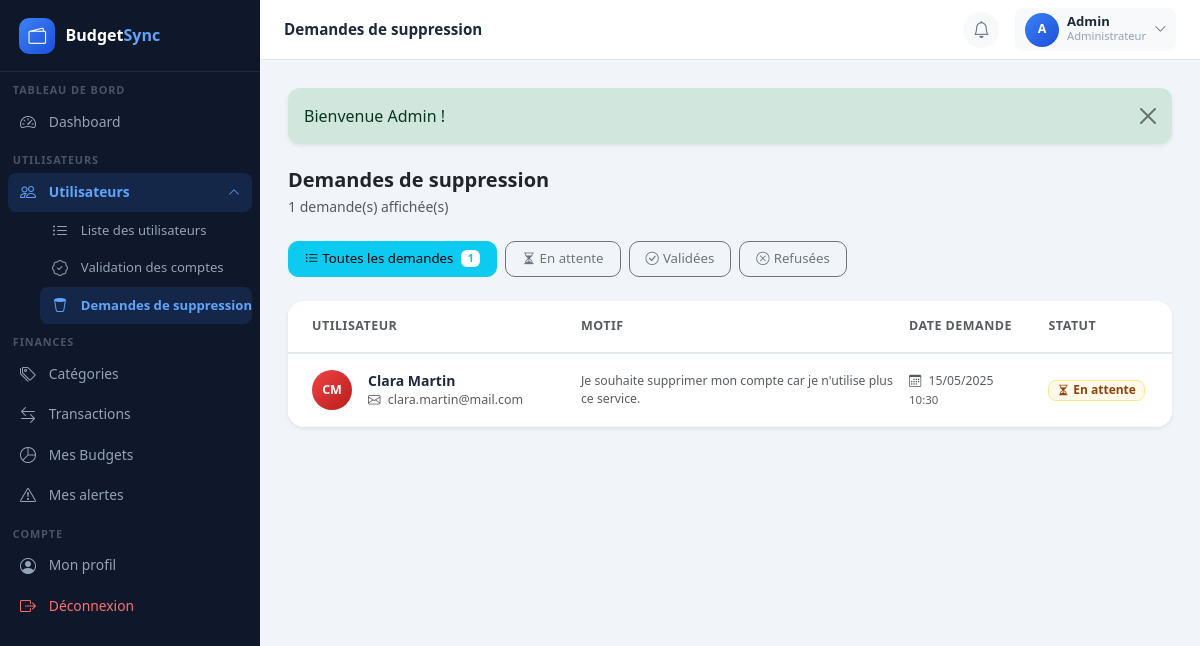
The app's page /index.php?page=admin_demandes (signed in) with its own data.
### tables this page shows
CREATE TABLE `utilisateurs` (
  `id` int(11) NOT NULL,
  `nom` varchar(100) NOT NULL,
  `prenom` varchar(100) NOT NULL,
  `email` varchar(150) NOT NULL,
  `mot_de_passe` varchar(255) NOT NULL,
  `role` enum('admin','utilisateur') DEFAULT 'utilisateur',
  `statut` enum('actif','en_attente','bloque','suspendu') DEFAULT 'en_attente',
  `date_inscription` datetime DEFAULT current_timestamp(),
  `derniere_connexion` datetime DEFAULT NULL
);

CREATE TABLE `demandes_suppression` (
  `id` int(11) NOT NULL,
  `user_id` int(11) NOT NULL,
  `motif` text DEFAULT NULL,
  `nom_utilisateur` varchar(100) DEFAULT NULL,
  `prenom_utilisateur` varchar(100) DEFAULT NULL,
  `statut` enum('en_attente','validee','refusee') DEFAULT 'en_attente',
  `date_demande` datetime DEFAULT current_timestamp()
);

### backend/controllers/AdminController.php (called while the page is built, shortened)
<?php
require_once __DIR__ . '/../middlewares/auth.php';
require_once __DIR__ . '/../models/UserModel.php';
require_once __DIR__ . '/../config/database.php';
class AdminController
{
    private UserModel $userModel;
    public function __construct()
    {
        requiertAdmin();
        $this->userModel = new UserModel();
    }
    public function demandesSuppression(): void
    {
        $pageTitle = 'Demandes de suppression';
        $filtreStatut = $_GET['statut'] ?? 'all';
        if ($filtreStatut === 'all') {
            $demandes = $this->userModel->toutesLesDemandesSuppression();
        } else {
            $demandes = $this->userModel->demandesSuppressionParStatut($filtreStatut);
        }
        require_once __DIR__ . '/../../frontend/pages/admin/demandes_suppression.php';
    }
}

### backend/middlewares/auth.php (called while the page is built, shortened)
<?php
function requiertConnexion(): void
{
    require_once __DIR__ . '/../models/UserModel.php';
    $model = new UserModel();
    $user = $model->trouverParId($_SESSION['user_id']);
}
function estAdmin(): bool
{
    return isset($_SESSION['role']) && $_SESSION['role'] === 'admin';
}
function requiertAdmin(): void
{
    requiertConnexion();
}
function utilisateurConnecte(): array
{
    return [
        'id'     => $_SESSION['user_id'] ?? null,
        'nom'    => $_SESSION['nom']     ?? '',
        'prenom' => $_SESSION['prenom']  ?? '',
        'email'  => $_SESSION['email']   ?? '',
        'role'   => $_SESSION['role']    ?? 'utilisateur',
    ];
}
function getFlash(): ?array
{
    if (isset($_SESSION['flash'])) {
        $f = $_SESSION['flash'];
        return $f;
    }
    return null;
}

### backend/models/UserModel.php (called while the page is built, shortened)
<?php
require_once __DIR__ . '/../config/database.php';
class UserModel
{
    private PDO $pdo;
    public function __construct() { $this->pdo = getDB(); }
    public function trouverParId(int $id): array|false
    {
        $s = $this->pdo->prepare('SELECT * FROM utilisateurs WHERE id=? LIMIT 1');
        $s->execute([$id]);
        return $s->fetch();
    }
    public function toutesLesDemandesSuppression(): array
{
    $s = $this->pdo->prepare(
        "SELECT ds.*,
                COALESCE(u.nom, ds.nom_utilisateur) AS nom,
                COALESCE(u.prenom, ds.prenom_utilisateur) AS prenom,
                COALESCE(u.email, '(compte supprimé)') AS email
         FROM demandes_suppression ds
         LEFT JOIN utilisateurs u ON u.id = ds.user_id
         ORDER BY ds.date_demande DESC"
    );
    $s->execute();
    return $s->fetchAll();
}
}

### backend/config/database.php (called while the page is built, shortened)
<?php
function getDB(): PDO
{
    static $pdo = null;
    if ($pdo === null) {
        $dsn = 'mysql:host=' . DB_HOST . ';dbname=' . DB_NAME . ';charset=' . DB_CHARSET;
        $options = [
            PDO::ATTR_ERRMODE            => PDO::ERRMODE_EXCEPTION,
            PDO::ATTR_DEFAULT_FETCH_MODE => PDO::FETCH_ASSOC,
            PDO::ATTR_EMULATE_PREPARES   => false,
        ];
        try {
            $pdo = new PDO($dsn, DB_USER, DB_PASS, $options);
        } catch (PDOException $e) {
            die('Erreur de connexion à la base de données.');
        }
    }
    return $pdo;
}

### frontend/pages/admin/demandes_suppression.php (the view, shortened to what this page needs)
<?php
require_once __DIR__ . '/../partials/header.php';
$filtreStatut = $_GET['statut'] ?? 'all';
$filtres = [
    'all' => [
        'label' => 'Toutes les demandes',
        'cls'   => 'info',
        'icon'  => 'bi-list-ul'
    ],
    'en_attente' => [
        'label' => 'En attente',
        'cls'   => 'warning',
        'icon'  => 'bi-hourglass-split'
    ],
    'validee' => [
        'label' => 'Validées',
        'cls'   => 'success',
        'icon'  => 'bi-check-circle'
    ],
    'refusee' => [
        'label' => 'Refusées',
        'cls'   => 'danger',
        'icon'  => 'bi-x-circle'
    ],
];
?>
<div class="d-flex align-items-center justify-content-between mb-4 flex-wrap gap-3">
    <div>
        <h5 class="fw-bold mb-1 text-dark">Demandes de suppression</h5>
        <p class="text-muted small mb-0"><?= count($demandes) ?> demande(s) affichée(s)</p>
    </div>
</div>
<div class="d-flex gap-2 mb-4 flex-wrap">
    <?php foreach ($filtres as $val => $cfg): ?>
    <a href="index.php?page=admin_demandes&statut=<?= $val ?>"
       class="btn btn-sm <?= $filtreStatut === $val ? 'btn-'.$cfg['cls'] : 'btn-outline-secondary' ?>"
       style="border-radius:10px;padding:.45rem 1rem;font-size:.83rem;">
        <i class="bi <?= $cfg['icon'] ?> me-1"></i><?= $cfg['label'] ?>
        <?php if ($filtreStatut === $val): ?>
        <span class="badge bg-white <?= 'text-'.$cfg['cls'] ?> ms-1"
              style="font-size:.65rem;"><?= count($demandes) ?></span>
        <?php endif; ?>
    </a>
    <?php endforeach; ?>
</div>
<?php if (empty($demandes)): ?>
<div class="card border-0 shadow-sm" style="border-radius:16px;">
    <div class="card-body text-center py-5">
        <div class="mb-3" style="font-size:3rem;opacity:.2;"><i class="bi bi-inbox"></i></div>
        <h6 class="fw-semibold text-muted">Aucune demande <?= $filtres[$filtreStatut]['label'] ?></h6>
        <p class="text-muted small mb-0">Il n'y a aucune demande dans cette catégorie.</p>
    </div>
</div>
<?php else: ?>
<div class="card border-0 shadow-sm" style="border-radius:16px;overflow:hidden;">
    <div class="table-responsive">
        <table class="table align-middle mb-0" style="font-size:.875rem;">
            <thead style="background:#f8fafc;border-bottom:2px solid #e2e8f0;">
                <tr>
                    <th class="ps-4 py-3 fw-semibold text-muted" style="font-size:.78rem;text-transform:uppercase;letter-spacing:.04em;">Utilisateur</th>
                    <th class="py-3 fw-semibold text-muted" style="font-size:.78rem;text-transform:uppercase;letter-spacing:.04em;">Motif</th>
                    <th class="py-3 fw-semibold text-muted" style="font-size:.78rem;text-transform:uppercase;letter-spacing:.04em;">Date demande</th>
                    <th class="py-3 fw-semibold text-muted" style="font-size:.78rem;text-transform:uppercase;letter-spacing:.04em;">Statut</th>
                </tr>
            </thead>
            <tbody>
            <?php foreach ($demandes as $d):
                $statutCfg = match($d['statut']) {
                    'en_attente' => ['bg'=>'#fffbeb','color'=>'#92400e','border'=>'#fde68a','label'=>'En attente','icon'=>'bi-hourglass-split'],
                    'validee'    => ['bg'=>'#ecfdf5','color'=>'#065f46','border'=>'#a7f3d0','label'=>'Validée',   'icon'=>'bi-check-circle-fill'],
                    'refusee'    => ['bg'=>'#fef2f2','color'=>'#991b1b','border'=>'#fecaca','label'=>'Refusée',   'icon'=>'bi-x-circle-fill'],
                    default      => ['bg'=>'#f1f5f9','color'=>'#475569','border'=>'#e2e8f0','label'=>ucfirst($d['statut']),'icon'=>'bi-circle'],
                };
            ?>
            <tr style="border-bottom:1px solid #f8fafc;">
                <td class="ps-4 py-3">
                    <div class="d-flex align-items-center gap-3">
                        <div class="rounded-circle d-flex align-items-center justify-content-center fw-bold text-white flex-shrink-0"
                             style="width:40px;height:40px;font-size:.78rem;background:linear-gradient(135deg,#ef4444,#b91c1c);">
                            <?= strtoupper(substr($d['prenom'],0,1) . substr($d['nom'],0,1)) ?>
                        </div>
                        <div>
                            <div class="fw-semibold" style="color:#1e293b;">
                                <?= htmlspecialchars($d['prenom'].' '.$d['nom'], ENT_QUOTES) ?>
                            </div>
                            <div class="text-muted" style="font-size:.78rem;">
                                <i class="bi bi-envelope me-1"></i>
                                <?= htmlspecialchars($d['email'], ENT_QUOTES) ?>
                            </div>
                        </div>
                    </div>
                </td>
                <td style="max-width:280px;">
                    <?php if ($d['motif']): ?>
                    <div class="text-muted small" style="white-space:normal;line-height:1.5;">
                        <?= nl2br(htmlspecialchars($d['motif'], ENT_QUOTES)) ?>
                    </div>
                    <?php else: ?>
                    <span class="text-muted fst-italic small">Aucun motif fourni</span>
                    <?php endif; ?>
                </td>
                <td class="text-muted small">
                    <i class="bi bi-calendar3 me-1"></i>
                    <?= date('d/m/Y', strtotime($d['date_demande'])) ?>
                    <div style="font-size:.72rem;"><?= date('H:i', strtotime($d['date_demande'])) ?></div>
                </td>
                <td>
                    <span class="badge d-inline-flex align-items-center gap-1"
                          style="background:<?= $statutCfg['bg'] ?>;color:<?= $statutCfg['color'] ?>;
                                 border:1px solid <?= $statutCfg['border'] ?>;font-size:.75rem;
                                 border-radius:8px;padding:.3em .65em;">
                        <i class="bi <?= $statutCfg['icon'] ?>"></i>
                        <?= $statutCfg['label'] ?>
                    </span>
                </td>
            </tr>
            <?php endforeach; ?>
            </tbody>
        </table>
    </div>
</div>
<?php endif; ?>
<?php require_once __DIR__ . '/../partials/footer.php'; ?>

### frontend/pages/partials/header.php (shortened to what this page needs)
<?php
require_once __DIR__ . '/../../../backend/middlewares/auth.php';
require_once __DIR__ . '/../../../backend/config/database.php';
$user  = utilisateurConnecte();
$flash = getFlash();
$page  = $_GET['page'] ?? '';
?>
<!DOCTYPE html>
<html lang="fr">
<head>
    <link href="https://cdn.jsdelivr.net/npm/bootstrap@5.3.3/dist/css/bootstrap.min.css" rel="stylesheet">
    <link href="https://cdn.jsdelivr.net/npm/bootstrap-icons@1.11.3/font/bootstrap-icons.min.css" rel="stylesheet">
</head>
<body>
<nav id="sidebar">
    <a href="index.php?page=dashboard" class="brand">
        <div class="brand-icon"><i class="bi bi-wallet2"></i></div>
        <div class="brand-text">Budget<span>Sync</span></div>
    </a>
    <div style="flex:1;padding-bottom:1rem;">
    <?php if (estAdmin()): ?>
    <div class="nav-section">Tableau de bord</div>
    <div class="nav-item-wrap">
        <a href="index.php?page=dashboard" class="nav-link <?= $page==='dashboard'?'active':'' ?>">
            <i class="bi bi-speedometer2"></i> Dashboard
        </a>
    </div>
    <div class="nav-section">Utilisateurs</div>
    <div class="nav-item-wrap">
        <a class="nav-link <?= in_array($page,['admin_utilisateurs','admin_validation','admin_demandes'])?'active':'' ?>"
           data-bs-toggle="collapse" href="#menuUsers" aria-expanded="<?= in_array($page,['admin_utilisateurs','admin_validation','admin_demandes'])?'true':'false' ?>">
            <i class="bi bi-people"></i> Utilisateurs
            <i class="bi bi-chevron-down arrow"></i>
        </a>
        <div class="collapse <?= in_array($page,['admin_utilisateurs','admin_validation','admin_demandes'])?'show':'' ?>" id="menuUsers">
            <div class="sub-menu">
                <a href="index.php?page=admin_utilisateurs" class="nav-link <?= $page==='admin_utilisateurs'?'active':'' ?>">
                    <i class="bi bi-list-ul"></i> Liste des utilisateurs
                </a>
                <a href="index.php?page=admin_validation" class="nav-link <?= $page==='admin_validation'?'active':'' ?>">
                    <i class="bi bi-patch-check"></i> Validation des comptes
                </a>
                <a href="index.php?page=admin_demandes" class="nav-link <?= $page==='admin_demandes'?'active':'' ?>">
                    <i class="bi bi-trash2"></i> Demandes de suppression
                </a>
            </div>
        </div>
    </div>
    <div class="nav-section">Finances</div>
    <div class="nav-item-wrap">
        <a href="index.php?page=categories"
           class="nav-link <?= $page === 'categories' ? 'active' : '' ?>">
            <i class="bi bi-tags"></i> Catégories
        </a>
        <a href="index.php?page=transactions"
           class="nav-link <?= $page === 'transactions' ? 'active' : '' ?>">
            <i class="bi bi-arrow-left-right"></i> Transactions
        </a>
        <a href="index.php?page=budgets"
           class="nav-link <?= $page === 'budgets' ? 'active' : '' ?>">
            <i class="bi bi-pie-chart"></i> Mes Budgets
        </a>
        <a href="index.php?page=alertes" class="nav-link <?= $page==='alertes'?'active':'' ?>">
            <i class="bi bi-exclamation-triangle"></i> Mes alertes
        </a>
    </div>
    <div class="nav-section">Compte</div>
    <div class="nav-item-wrap">
        <a href="index.php?page=profil"
           class="nav-link <?= $page === 'profil' ? 'active' : '' ?>">
            <i class="bi bi-person-circle"></i> Mon profil
        </a>
        <a href="index.php?page=logout" class="nav-link danger">
            <i class="bi bi-box-arrow-right"></i> Déconnexion
        </a>
    </div>
    <?php endif; ?>
    </div>
</nav>
<div id="main">
    <div class="topbar">
        <div class="d-flex align-items-center gap-3">
            <span class="topbar-title"><?= htmlspecialchars($pageTitle ?? APP_NAME, ENT_QUOTES) ?></span>
        </div>
        <div class="d-flex align-items-center gap-3">
            <div class="dropdown bell-wrapper">
                <a href="#" class="btn btn-sm btn-light border-0 d-flex align-items-center"
                   data-bs-toggle="dropdown" aria-expanded="false"
                   style="width:36px;height:36px;border-radius:50%;justify-content:center;">
                    <i class="bi bi-bell" style="font-size:1.05rem;color:#64748b;"></i>
                </a>
            </div>
            <div class="dropdown">
                <button class="btn btn-sm btn-light border-0 d-flex align-items-center gap-2"
                        data-bs-toggle="dropdown" style="border-radius:8px;padding:.3rem .6rem;">
                    <div class="user-avatar">
                        <?= strtoupper(substr($user['prenom'],0,1) . substr($user['nom'],0,1)) ?>
                    </div>
                    <div class="text-start d-none d-md-block">
                        <div style="font-size:.82rem;font-weight:600;color:#1e293b;line-height:1.1;">
                            <?= htmlspecialchars($user['prenom'].' '.$user['nom'], ENT_QUOTES) ?>
                        </div>
                        <div style="font-size:.7rem;color:#94a3b8;">
                            <?= $user['role'] === 'admin' ? 'Administrateur' : 'Utilisateur' ?>
                        </div>
                    </div>
                    <i class="bi bi-chevron-down small text-muted"></i>
                </button>
            </div>
        </div>
    </div>
    <div class="page-body">
    <?php if ($flash): ?>
    <div class="alert alert-<?= $flash['type'] ?> alert-dismissible fade show shadow-sm border-0 mb-4"
         style="border-radius:12px;" role="alert">
        <?= htmlspecialchars($flash['message'], ENT_QUOTES) ?>
        <button type="button" class="btn-close" data-bs-dismiss="alert"></button>
    </div>
    <?php endif; ?>

### records on screen
utilisateurs: prenom+nom "A", prenom+nom "Admin"
demandes_suppression: nom "CM", nom "Clara Martin", email "clara.martin@mail.com", motif "Je souhaite supprimer mon compte car je n'utilise plus ce service.", date_demande "15/05/2025", date_demande "10:30", statut "En attente"

### other values on screen
$pageTitle "Demandes de suppression"
$flash['message'] "Bienvenue Admin !"
count($demandes) "1"
$cfg['label'] "Toutes les demandes"
$cfg['label'] "En attente"
$cfg['label'] "Validées"
$cfg['label'] "Refusées"
